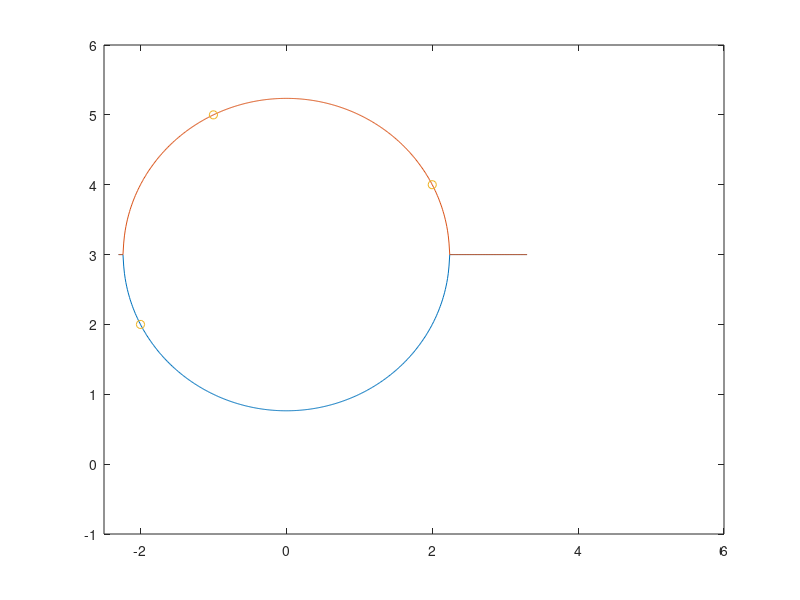

Write the MATLAB code that produced this figure.
function func4a()




z = [-2 -1 2];% -1 1 3]; %givna punkter
w = [2 5 4];% 0 0 1]; %givna punkter

b = (z.*z+w.*w)';

A = [ones(length(z),1) z' w'];
c = A\b;
x = -2.3:0.01:3.3;


ekv1 = 0.5*(c(3)-sqrt(4*c(1)+power(c(3), 2)+4*c(2)*x-4*power(x,2)));
ekv2 = 0.5*(c(3)+sqrt(4*c(1)+power(c(3),2)+4*c(2)*x-4*power(x,2)));
plot(x,ekv1);
hold on
plot(x, ekv2);
axis([-2.5 6 -1 6]);

plot(z,w,'o');
hold off